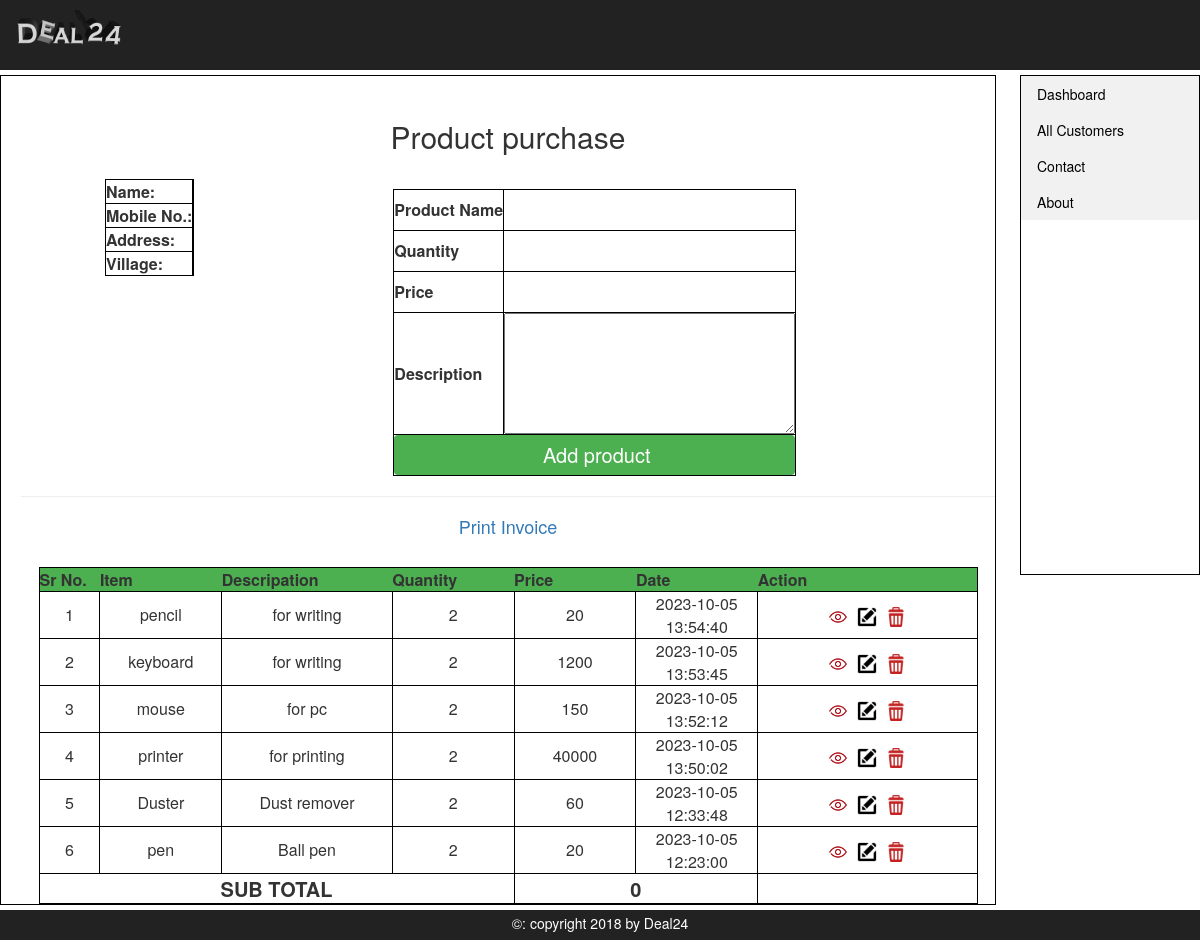
Screenshot of /addin_costumer.php with the database file from the repository.
### tables this page shows
CREATE TABLE `entery` (
  `entery_id` int(50) NOT NULL,
  `cos_id` int(50) NOT NULL,
  `date` timestamp NOT NULL DEFAULT current_timestamp(),
  `item` varchar(45) NOT NULL,
  `item_desc` varchar(45) NOT NULL,
  `price` int(20) NOT NULL
);

CREATE TABLE `product` (
  `id` int(30) NOT NULL,
  `cust_id` int(30) NOT NULL,
  `quantity` int(40) NOT NULL,
  `pro_name` varchar(30) NOT NULL,
  `pro_price` varchar(30) NOT NULL,
  `pro_desc` varchar(30) NOT NULL
);

### addin_costumer.php (the view, shortened to what this page needs)
<?php
include("includes/db24.php");
?>
<html>
<head>
	<link rel="stylesheet" href="https://maxcdn.bootstrapcdn.com/bootstrap/3.4.1/css/bootstrap.min.css">
	<head>
	</head>
<body>
	<div class="header"><img src="images/logo10.png" height="40" width="120"></div>
	<div class="left_content">
		<div align="center">
			<div style="font-size:30px; font-style:bolder;padding-bottom:20px;padding-top:20px;">
				Product purchase
			</div>
			<table style="float:left;margin-left:84px; ">
				<tr>
					<td><b>Name: </b></td>
				</tr>
				<tr>
					<td><b>Mobile No.: </b></td>
				</tr>
				<tr>
					<td><b>Address: </b></td>
				</tr>
				<tr>
					<td><b>Village: </b></td>
				</tr>
			</table>
			<div align="center" style="margin-top:0px;">
				<form method="post" action="" enctype="multipart/form-data" id="form_pro">
					<table>
						<tr>
							<td><b>Product Name</b></td>
							<td>
								<input type="text" name="pro_name" id="pro_name" />
							</td>
						</tr>
						<tr>
							<td><b>Quantity</b></td>
							<td>
								<input type="text" name="quan" id="quantity" />
							</td>
						</tr>
						<tr>
							<td><b>Price</b></td>
							<td>
								<input type="text" name="price" id="price" />
							</td>
						</tr>
						<tr>
							<td><b>Description</b></td>
							<td><textarea name="pro_desc" id="pro_desc" cols="30" rows="5"></textarea></td>
						</tr>
						<tr>
							<td colspan="2" align="center"><input type="button" id="insert_pro" value="Add product" style="background:#4caf50;
	border:none;color:#fff;font-size:20px;border-radius:4px;" /></td>
						</tr>
					</table>
				</form>
			</div>
			<hr>
			<table style="width:939px;">
				<tr>
					<th align="center" style="width:50px;">Sr No.</th>
					<th align="center" style="width:100px;">Item</th>
					<th align="center" style="width:140px;">Descripation</th>
					<th align="center" style="width:100px;">Quantity</th>
					<th align="center" style="width:100px;">Price</th>
					<th align="center" style="width:100px;">Date</th>
					<th align="center" style="width:180px;">Action</th>
				</tr>
				<?php $p_user = $_GET['cos_id']; ?>
				<a href="bill.php?user_id=<?php echo $p_user; ?>">
					<h4>Print Invoice</h4>
				</a>&nbsp;
				<?php
				$i = 0;
				$get_costumers = "select p.*,e.* from entery e JOIN product p on e.cos_id=p.cust_id WHERE e.cos_id=42 group by entery_id order by 1 DESC";
				$run_costumers = mysqli_query($con, $get_costumers);
				while ($row_costumers = mysqli_fetch_assoc($run_costumers)) {
					$id = $row_costumers['id'];
					$en_id = $row_costumers['entery_id'];
					$product = $row_costumers['item'];
					$cos_desc = $row_costumers['item_desc'];
					$quantity = $row_costumers['quantity'];
					$amount = $row_costumers['price'];
					$date = $row_costumers['date'];
					$i++;
				?>
					<tr>
						<td align="center"><?php echo $i; ?></td>
						<td align="center"><?php echo $product; ?></td>
						<td align="center"><?php echo $cos_desc; ?> </td>
						<td align="center"><?php echo $quantity; ?></td>
						<td align="center"><?php echo $amount; ?></td>
						<td align="center"><?php echo $date; ?></td>
						<td align="center">
							<a href="view_work.php?en_id=<?php echo $en_id; ?>"><img src="images/view.png" width="20" height="20"></a>&nbsp;
							<a href="edit_work.php?en_id=<?php echo $en_id; ?>"><img src="images/edit.png" width="20" height="20"></a>&nbsp;
							<a href="delete_entry.php?id=<?php echo $id; ?>"><img src="images/delete.png" width="20" height="20"></a>
						</td>
					</tr>
				<?php } ?>
				<tr>
					<?php
					$total = 0;
					?>
					<td colspan="4" align="center" style="font-size:20px;"><b> SUB TOTAL </b></td>
					<td colspan="2" align="center" style="font-size:20px;"><b> <?php echo $total ?> </b></td>
				</tr>
			</table>
		</div>
	</div>
	<div class="right_content">
		<ul>
			<li><a href="index.php">Dashboard</a></li>
			<li><a href="all_costumer.php">All Customers</a></li>
			<li><a href="#contact">Contact</a></li>
			<li><a href="#about">About</a></li>
		</ul>
	</div>
	<div class="footer">
		<div align="center" class="footer_text">&copy: copyright 2018 by Deal24</div>
	</div>
</body>
</html>

### addin_costumer.php (style rules this page uses)
.header { padding-top: 10px; padding-left: 10px; height: 70px; width: auto; background: #222; }
.left_content { float: left; padding-left: 20px; padding-top: 20px; margin-top: 5px; height: auto; width: 83%; background: #fff; border: 1px solid black; }
table, td { padding: 0px; border: 1px solid black; border-collapse: collapse; }
th { background: #4caf50; }
.right_content { float: right; margin-top: 5px; height: 500px; width: 15%; background: #fff; border: 1px solid black; }
ul { list-style-type: none; margin: 0; padding: 0; width: 100%; background-color: #f1f1f1; }
li a { display: block; color: #000; padding: 8px 16px; text-decoration: none; }
.footer { margin-top: 5px; padding-top: 3px; float: left; height: 30px; width: 100%; background: #222; }
.footer_text { color: #fff; }
input { width: 100%; height: 40px; border: none; padding-left: 10px; }

### rows the page displays
entery: item "pencil", item_desc "for writing", product.quantity "2", price "20", date "2023-10-05 13:54:40"
entery: item "keyboard", item_desc "for writing", product.quantity "2", price "1200", date "2023-10-05 13:53:45"
entery: item "mouse", item_desc "for pc", product.quantity "2", price "150", date "2023-10-05 13:52:12"
entery: item "printer", item_desc "for printing", product.quantity "2", price "40000", date "2023-10-05 13:50:02"
entery: item "Duster", item_desc "Dust remover", product.quantity "2", price "60", date "2023-10-05 12:33:48"
entery: item "pen", item_desc "Ball pen", product.quantity "2", price "20", date "2023-10-05 12:23:00"

### other values shown
$total "0"
